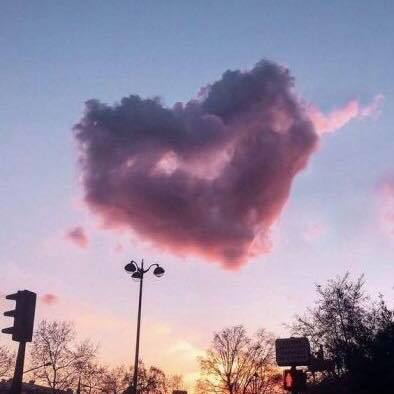
#> input picture love.jpg, 394 x 394 px
$ python 'max filter.py'
#> lines starting #> are read from the running program, lines starting #| are printed output that depends on the picture
import cv2
import numpy as np

# Load image
img = cv2.imread('love.jpg')
#> img is the input picture: shape (394, 394, 3); mean B, G, R 164.8, 143.2, 156.2

# Convert image to grayscale
gray_img = cv2.cvtColor(img, cv2.COLOR_BGR2GRAY)
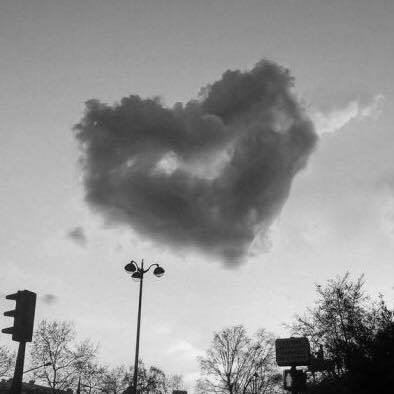
#> gray_img: shape (394, 394); min 1, max 251, mean 149.5

# Define kernel size for max filter
kernel_size = 3

# Apply max filter
kernel = np.ones((kernel_size, kernel_size), np.uint8)
max_img = cv2.dilate(gray_img, kernel)
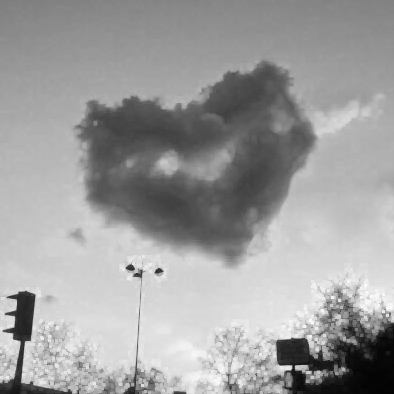
#> max_img: shape (394, 394); min 2, max 251, mean 157.7

# Display original and filtered image
cv2.imshow('Original Image', gray_img)
cv2.imshow('Max Filtered Image', max_img)
cv2.waitKey(0)
cv2.destroyAllWindows()
